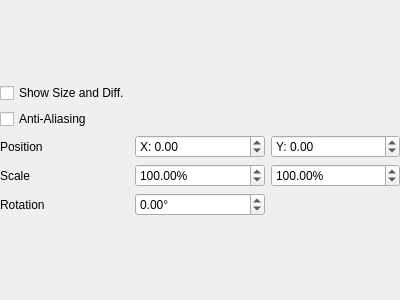
<?xml version="1.0" encoding="UTF-8"?>
<ui version="4.0">
 <class>TransformOptionsWidget</class>
 <widget class="QWidget" name="TransformOptionsWidget">
  <property name="geometry">
   <rect>
    <x>0</x>
    <y>0</y>
    <width>400</width>
    <height>300</height>
   </rect>
  </property>
  <property name="windowTitle">
   <string>Form</string>
  </property>
  <layout class="QVBoxLayout" name="verticalLayout">
   <property name="leftMargin">
    <number>0</number>
   </property>
   <property name="topMargin">
    <number>0</number>
   </property>
   <property name="rightMargin">
    <number>0</number>
   </property>
   <property name="bottomMargin">
    <number>0</number>
   </property>
   <item>
    <layout class="QVBoxLayout" name="verticalLayout_2">
     <property name="topMargin">
      <number>0</number>
     </property>
     <item>
      <widget class="QCheckBox" name="showSelectionInfoCheckBox">
       <property name="toolTip">
        <string>Enable or disable feathering</string>
       </property>
       <property name="text">
        <string>Show Size and Diff.</string>
       </property>
      </widget>
     </item>
     <item>
      <widget class="QCheckBox" name="antiAliasingCheckBox">
       <property name="toolTip">
        <string>Smooth edges when transforming</string>
       </property>
       <property name="text">
        <string>Anti-Aliasing</string>
       </property>
      </widget>
     </item>
     <item>
      <layout class="QGridLayout" name="numericLayout">
       <item row="0" column="0">
        <widget class="QLabel" name="positionLabel">
         <property name="text">
          <string>Position</string>
         </property>
        </widget>
       </item>
       <item row="0" column="1">
        <widget class="QDoubleSpinBox" name="positionXBox">
         <property name="toolTip">
          <string>Horizontal position of the selection centre</string>
         </property>
         <property name="prefix">
          <string>X: </string>
         </property>
         <property name="minimum">
          <double>-100000.000000000000000</double>
         </property>
         <property name="maximum">
          <double>100000.000000000000000</double>
         </property>
        </widget>
       </item>
       <item row="0" column="2">
        <widget class="QDoubleSpinBox" name="positionYBox">
         <property name="toolTip">
          <string>Vertical position of the selection centre</string>
         </property>
         <property name="prefix">
          <string>Y: </string>
         </property>
         <property name="minimum">
          <double>-100000.000000000000000</double>
         </property>
         <property name="maximum">
          <double>100000.000000000000000</double>
         </property>
        </widget>
       </item>
       <item row="1" column="0">
        <widget class="QLabel" name="scaleLabel">
         <property name="text">
          <string>Scale</string>
         </property>
        </widget>
       </item>
       <item row="1" column="1">
        <widget class="QDoubleSpinBox" name="scaleXBox">
         <property name="toolTip">
          <string>Horizontal scale of the selection</string>
         </property>
         <property name="suffix">
          <string>%</string>
         </property>
         <property name="minimum">
          <double>-10000.000000000000000</double>
         </property>
         <property name="maximum">
          <double>10000.000000000000000</double>
         </property>
         <property name="value">
          <double>100.000000000000000</double>
         </property>
        </widget>
       </item>
       <item row="1" column="2">
        <widget class="QDoubleSpinBox" name="scaleYBox">
         <property name="toolTip">
          <string>Vertical scale of the selection</string>
         </property>
         <property name="suffix">
          <string>%</string>
         </property>
         <property name="minimum">
          <double>-10000.000000000000000</double>
         </property>
         <property name="maximum">
          <double>10000.000000000000000</double>
         </property>
         <property name="value">
          <double>100.000000000000000</double>
         </property>
        </widget>
       </item>
       <item row="2" column="0">
        <widget class="QLabel" name="rotationLabel">
         <property name="text">
          <string>Rotation</string>
         </property>
        </widget>
       </item>
       <item row="2" column="1">
        <widget class="QDoubleSpinBox" name="rotationBox">
         <property name="toolTip">
          <string>Rotation of the selection around its centre</string>
         </property>
         <property name="suffix">
          <string>°</string>
         </property>
         <property name="minimum">
          <double>-360.000000000000000</double>
         </property>
         <property name="maximum">
          <double>360.000000000000000</double>
         </property>
        </widget>
       </item>
      </layout>
     </item>
    </layout>
   </item>
  </layout>
 </widget>
 <resources/>
 <connections/>
</ui>
